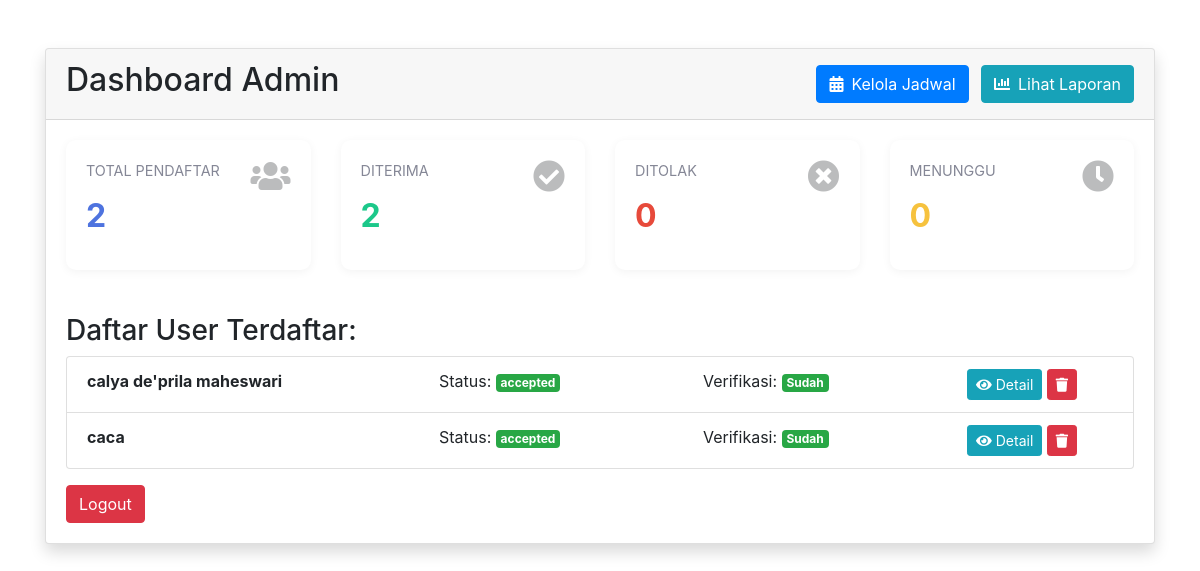
Before: /admin_dashboard with the older database file.
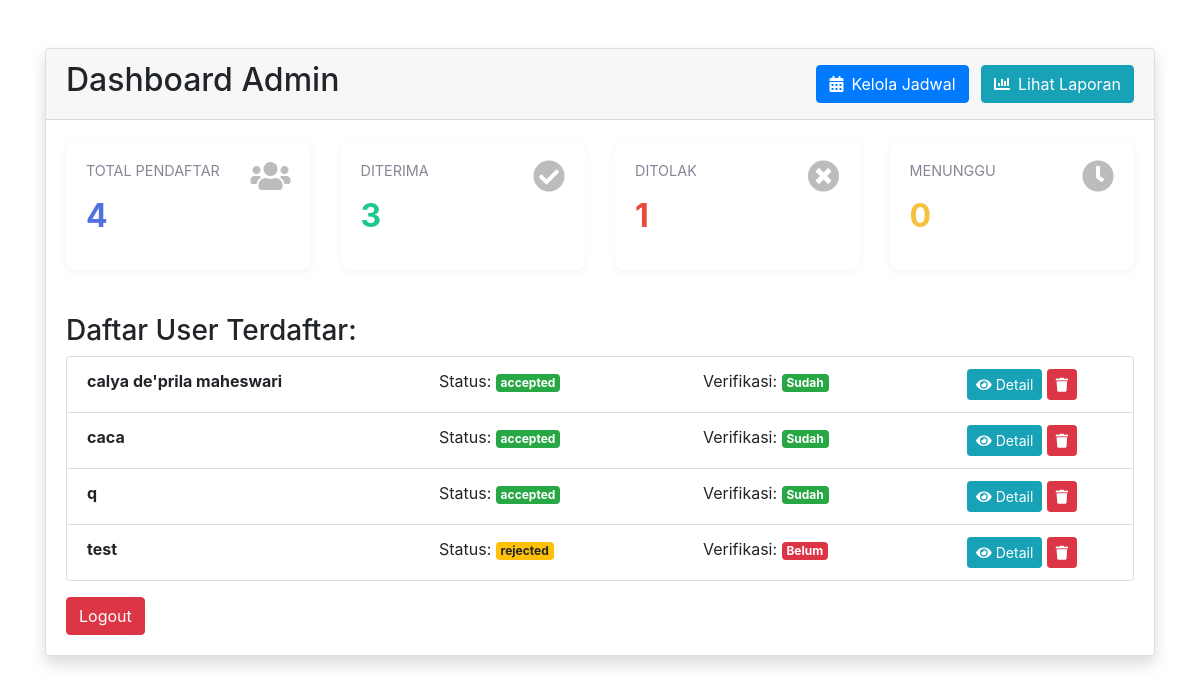
After: the same page with the newer database file.
### models.py (models this page shows, shortened)
class User(UserMixin, db.Model):
    __tablename__ = 'user'
    id = db.Column(db.Integer, primary_key=True)
    username = db.Column(db.String(80), unique=True, nullable=False)
    password = db.Column(db.String(120), nullable=False)
    role = db.Column(db.String(20), nullable=False, default='user')
    status = db.Column(db.String(20), nullable=False, default='pending')
    full_name = db.Column(db.String(100))
    phone = db.Column(db.String(20))
    address = db.Column(db.String(200))
    jurusan = db.Column(db.String(50))
    payment_status = db.Column(db.String(20), default='unpaid')  # unpaid/pending/paid
    payment_proof = db.Column(db.String(200))
    bank_name = db.Column(db.String(50))
    sender_name = db.Column(db.String(100))
    bukti_pembayaran = db.Column(db.String(200))
    ijasah = db.Column(db.String(200))
    foto_diri = db.Column(db.String(200))
    tempat_lahir = db.Column(db.String(200))
    asal_sekolah = db.Column(db.String(200))
    nama_ayah = db.Column(db.String(100))
    pekerjaan_ayah = db.Column(db.String(100))
    nama_ibu = db.Column(db.String(100))
    pekerjaan_ibu = db.Column(db.String(100))
    gender = db.Column(db.String(20))
    agama = db.Column(db.String(20))

### factory.py (the view)
    @app.route('/admin_dashboard')
    def admin_dashboard():
        from models import User
        users = User.query.filter(User.role != 'admin').all()
        return render_template("admin_dashboard.html", users=users)

### templates/admin_dashboard.html (shortened to what this page needs)
<!DOCTYPE html>
<html>
<head>
  <link href="https://maxcdn.bootstrapcdn.com/bootstrap/4.5.2/css/bootstrap.min.css" rel="stylesheet">
  <link rel="stylesheet" href="https://cdnjs.cloudflare.com/ajax/libs/font-awesome/5.15.1/css/all.min.css">
</head>
<body>
  <div class="container mt-5">
    <div class="card shadow">
      <div class="card-header d-flex justify-content-between align-items-center">
        <h2>Dashboard Admin</h2>
        <div>
            <a href="{{ url_for('admin_schedules') }}" class="btn btn-primary mr-2">
                <i class="fas fa-calendar-alt mr-2"></i>Kelola Jadwal
            </a>
            <a href="{{ url_for('admin_report') }}" class="btn btn-info">
                <i class="fas fa-chart-bar mr-2"></i>Lihat Laporan
            </a>
        </div>
      </div>
      <div class="card-body">
        <div class="row mb-4">
          <div class="col-md-3">
            <div class="stats-card">
              <i class="fas fa-users stats-icon"></i>
              <div class="stats-label">Total Pendaftar</div>
              <div class="stats-value">{{ users|length }}</div>
            </div>
          </div>
          <div class="col-md-3">
            <div class="stats-card success">
              <i class="fas fa-check-circle stats-icon"></i>
              <div class="stats-label">Diterima</div>
              <div class="stats-value">{{ users|selectattr('status', 'equalto', 'accepted')|list|length }}</div>
            </div>
          </div>
          <div class="col-md-3">
            <div class="stats-card danger">
              <i class="fas fa-times-circle stats-icon"></i>
              <div class="stats-label">Ditolak</div>
              <div class="stats-value">{{ users|selectattr('status', 'equalto', 'rejected')|list|length }}</div>
            </div>
          </div>
          <div class="col-md-3">
            <div class="stats-card warning">
              <i class="fas fa-clock stats-icon"></i>
              <div class="stats-label">Menunggu</div>
              <div class="stats-value">{{ users|selectattr('status', 'equalto', 'pending')|list|length }}</div>
            </div>
          </div>
        </div>
        <h3>Daftar User Terdaftar:</h3>
        <ul class="list-group">
          {% for u in users %}
            <li class="list-group-item">
              <div class="row">
                <div class="col-md-4">
                  <strong>{{ u.full_name or u.username }}</strong>
                </div>
                <div class="col-md-3">
                  Status: <span class="badge badge-{{ 'success' if u.status == 'accepted' else 'warning' }}">{{ u.status }}</span>
                </div>
                <div class="col-md-3">
                  Verifikasi: <span class="badge badge-{{ 'success' if u.status == 'accepted' else 'danger' }}">
                    {{ 'Sudah' if u.status == 'accepted' else 'Belum' }}
                  </span>
                </div>
                <div class="col-md-2">
                  <a href="/admin/detail/{{ u.id }}" class="btn btn-sm btn-info">
                    <i class="fas fa-eye mr-1"></i>Detail
                  </a>
                  <form action="{{ url_for('admin_delete', user_id=u.id) }}" method="POST" style="display:inline;"
                        onsubmit="return confirm('Apakah Anda yakin ingin menghapus siswa ini?');">
                    <button type="submit" class="btn btn-sm btn-danger">
                      <i class="fas fa-trash"></i>
                    </button>
                  </form>
                </div>
              </div>
            </li>
          {% endfor %}
        </ul>
        <a href="/logout" class="btn btn-danger mt-3">Logout</a>
      </div>
    </div>
  </div>
</body>
</html>

### templates/admin_dashboard.html (style rules this page uses)
.stats-card { border-radius: 10px; padding: 20px; margin-bottom: 20px; background: white; box-shadow: 0 2px 10px rgba(0,0,0,0.05); transition: all 0.3s ease; }
.stats-value { font-size: 2rem; font-weight: bold; margin: 10px 0; color: #4e73df; }
.stats-label { color: #858796; font-size: 0.9rem; text-transform: uppercase; }
.stats-icon { float: right; font-size: 2rem; opacity: 0.3; }
.stats-card.success .stats-value { color: #1cc88a; }
.stats-card.danger .stats-value { color: #e74a3b; }
.stats-card.warning .stats-value { color: #f6c23e; }

Changed rows visible on the page:
added User: full_name "q", status "accepted", status "Sudah"
added User: full_name "test", status "rejected", status "Belum"
Other visible differences:
{{ users|length }}: "2" → "4"
{{ users|selectattr('status', 'equalto', 'accepted')|list|length }}: "2" → "3"
{{ users|selectattr('status', 'equalto', 'rejected')|list|length }}: "0" → "1"
